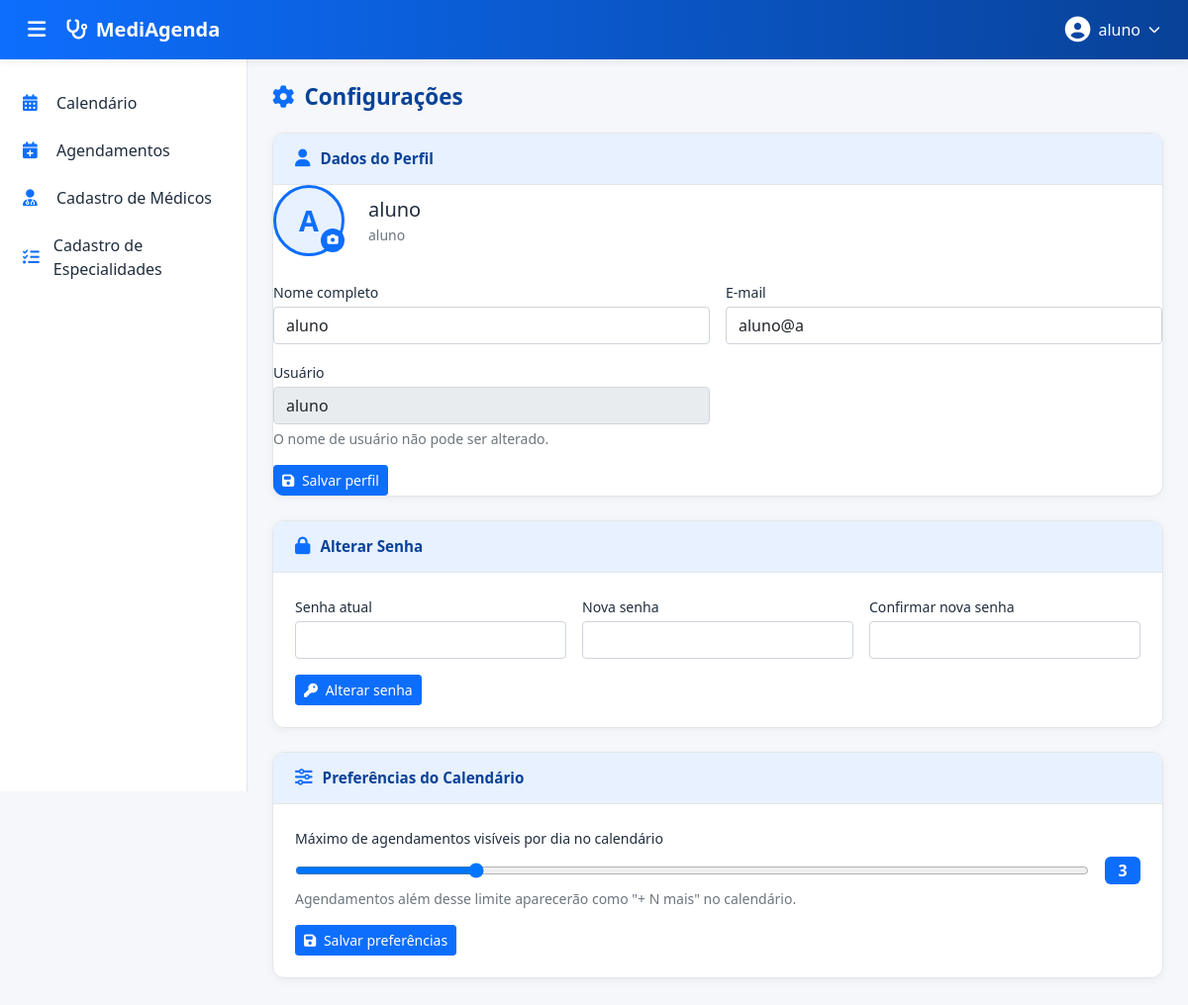
Screenshot of /www/configuracoes.php (signed in) with the database file from the repository.
### tables this page shows
CREATE TABLE IF NOT EXISTS usuario (
    cod_usuario int unsigned not null auto_increment,
    nome        varchar(150) not null,
    email       varchar(150) not null,
    username    varchar(255) not null unique,
    pass        varchar(10)  not null,
    max_agendamentos_dia tinyint unsigned not null default 3,
    foto        mediumtext default null,
    primary key (cod_usuario)
);

### www/configuracoes.php (the view, shortened to what this page needs)
<?php
require_once 'conexao.php';
$cod_usuario = $_SESSION['cod_usuario'];
$stmt = $conexao_bd->prepare(
    'SELECT nome, email, username, max_agendamentos_dia, foto
    FROM usuario
    WHERE cod_usuario = ?'
);$stmt->bind_param('i', $cod_usuario);
$stmt->execute();
$usuario = $stmt->get_result()->fetch_assoc();
$operadorNome  = $usuario['nome'];
?>
<!DOCTYPE html>
<html lang="pt-BR">
<head>
    <link href="https://cdn.jsdelivr.net/npm/bootstrap@5.0.2/dist/css/bootstrap.min.css" rel="stylesheet"
>
    <link rel="stylesheet" href="https://cdnjs.cloudflare.com/ajax/libs/font-awesome/6.5.1/css/all.min.css">
</head>
<body>
    <nav class="navbar-topo d-flex align-items-center justify-content-between px-3">
        <div class="d-flex align-items-center gap-2">
            <button class="btn-sanduiche" id="btnSanduiche" title="Menu">
                <i class="fa-solid fa-bars"></i>
            </button>
            <a class="navbar-brand mb-0 d-flex align-items-center" href="principal.php">
                <i class="fa-solid fa-stethoscope"></i>
                <span>MediAgenda</span>
            </a>
        </div>
        <div class="dropdown">
            <button class="operador-toggle" type="button" id="dropdownOperador"
                    data-bs-toggle="dropdown" aria-expanded="false">
                <?php if (!empty($usuario['foto'])): ?>
                    <img src="<?php echo $usuario['foto'] ?>"
                        style="width:32px;height:32px;border-radius:50%;object-fit:cover;border:2px solid rgba(255,255,255,0.6);">
                <?php else: ?>
                    <i class="fa-solid fa-circle-user"></i>
                <?php endif; ?>
                <span class="d-none d-md-inline"><?php echo htmlspecialchars($operadorNome) ?></span>
                <i class="fa-solid fa-chevron-down" style="font-size: 0.75rem;"></i>
            </button>
        </div>
    </nav>
    <aside class="sidebar" id="sidebar">
        <ul class="nav flex-column">
            <li class="nav-item">
                <a class="nav-link" href="principal.php"><i class="fa-solid fa-calendar-days"></i> Calendário</a>
            </li>
            <li class="nav-item">
                <a class="nav-link" href="cadastro_agendas.php"><i class="fa-solid fa-calendar-plus"></i> Agendamentos</a>
            </li>
            <li class="nav-item">
                <a class="nav-link" href="cadastro_medicos.php"><i class="fa-solid fa-user-doctor"></i> Cadastro de Médicos</a>
            </li>
            <li class="nav-item">
                <a class="nav-link" href="cadastro_especialidades.php"><i class="fa-solid fa-list-check"></i> Cadastro de Especialidades</a>
            </li>
        </ul>
    </aside>
    <main class="conteudo-principal" id="conteudoPrincipal">
        <div class="page-header">
            <h2><i class="fa-solid fa-gear"></i> Configurações</h2>
        </div>
        <div class="card-config">
            <div class="card-config-header">
                <i class="fa-solid fa-user"></i>
                <span>Dados do Perfil</span>
            </div>
            <div class="d-flex align-items-center gap-4 mb-4">
                    <div class="position-relative" style="width:72px;">
                        <?php if (!empty($usuario['foto'])): ?>
                            <img src="<?php echo $usuario['foto'] ?>" id="avatarGrande"
                                 style="width:72px;height:72px;border-radius:50%;object-fit:cover;border:3px solid var(--azul-primario);">
                        <?php else: ?>
                            <div class="avatar-grande" id="avatarGrande">
                                <?php
                                    $partes = explode(' ', $usuario['nome']);
                                    $ini = '';
                                    foreach ($partes as $p) {
                                        $l = ltrim($p, '.');
                                        if ($l !== '') { $ini .= mb_strtoupper(mb_substr($l, 0, 1)); if (mb_strlen($ini) === 2) break; }
                                    }
                                    echo htmlspecialchars($ini);
                                ?>
                            </div>
                        <?php endif; ?>
                        <label for="inputFoto" title="Alterar foto"
                               style="position:absolute;bottom:0;right:0;width:24px;height:24px;border-radius:50%;background:var(--azul-primario);color:#fff;display:flex;align-items:center;justify-content:center;cursor:pointer;font-size:0.7rem;">
                            <i class="fa-solid fa-camera"></i>
                        </label>
                    </div>
                    <div>
                        <div class="fw-semibold fs-5"><?php echo htmlspecialchars($usuario['nome']) ?></div>
                        <div class="text-muted small"><?php echo htmlspecialchars($usuario['username']) ?></div>
                    </div>
                </div>
                <div class="row g-3">
                    <div class="col-md-6">
                        <label for="perfNome">Nome completo</label>
                        <input type="text" class="form-control" id="perfNome"
                               value="<?php echo htmlspecialchars($usuario['nome']) ?>" maxlength="150">
                    </div>
                    <div class="col-md-6">
                        <label for="perfEmail">E-mail</label>
                        <input type="email" class="form-control" id="perfEmail"
                               value="<?php echo htmlspecialchars($usuario['email']) ?>" maxlength="150">
                    </div>
                    <div class="col-md-6">
                        <label>Usuário</label>
                        <input type="text" class="form-control" value="<?php echo htmlspecialchars($usuario['username']) ?>" disabled>
                        <div class="form-text">O nome de usuário não pode ser alterado.</div>
                    </div>
                </div>
                <div class="mt-3">
                    <button class="btn btn-primary btn-sm" onclick="salvarPerfil()">
                        <i class="fa-solid fa-floppy-disk me-1"></i> Salvar perfil
                    </button>
                </div>
            </div>
        <div class="card-config">
            <div class="card-config-header">
                <i class="fa-solid fa-lock"></i>
                <span>Alterar Senha</span>
            </div>
            <div class="card-config-body">
                <div class="row g-3">
                    <div class="col-md-4">
                        <label for="senhaAtual">Senha atual</label>
                        <input type="password" class="form-control" id="senhaAtual" maxlength="10">
                    </div>
                    <div class="col-md-4">
                        <label for="novaSenha">Nova senha</label>
                        <input type="password" class="form-control" id="novaSenha" maxlength="10">
                    </div>
                    <div class="col-md-4">
                        <label for="confirmaSenha">Confirmar nova senha</label>
                        <input type="password" class="form-control" id="confirmaSenha" maxlength="10">
                    </div>
                </div>
                <div class="mt-3">
                    <button class="btn btn-primary btn-sm" onclick="alterarSenha()">
                        <i class="fa-solid fa-key me-1"></i> Alterar senha
                    </button>
                </div>
            </div>
        </div>
        <div class="card-config">
            <div class="card-config-header">
                <i class="fa-solid fa-sliders"></i>
                <span>Preferências do Calendário</span>
            </div>
            <div class="card-config-body">
                <label for="maxAgendamentos" class="mb-2">
                    Máximo de agendamentos visíveis por dia no calendário
                </label>
                <div class="range-wrapper">
                    <input type="range" id="maxAgendamentos" min="1" max="10"
                           value="<?php echo (int)$usuario['max_agendamentos_dia'] ?>">
                    <span class="range-valor" id="rangeValor"><?php echo (int)$usuario['max_agendamentos_dia'] ?></span>
                </div>
                <div class="form-text mt-1">
                    Agendamentos além desse limite aparecerão como "+ N mais" no calendário.
                </div>
                <div class="mt-3">
                    <button class="btn btn-primary btn-sm" onclick="salvarPreferencias()">
                        <i class="fa-solid fa-floppy-disk me-1"></i> Salvar preferências
                    </button>
                </div>
            </div>
        </div>
    </main>
</body>
</html>

### www/configuracoes.php (style rules this page uses)
:root { --azul-primario: #0d6efd; --azul-escuro: #084298; --azul-claro: #e7f1ff; --cinza-fundo: #f5f7fa; --cinza-borda: #e3e6ea; --texto-escuro: #1f2d3d; --sidebar-larg: 250px; }
body { background-color: var(--cinza-fundo); font-family: 'Segoe UI', Tahoma, sans-serif; color: var(--texto-escuro); overflow-x: hidden; }
.navbar-topo { background: linear-gradient(90deg, var(--azul-primario) 0%, var(--azul-escuro) 100%); height: 60px; box-shadow: 0 2px 8px rgba(0,0,0,0.08); position: fixed; top: 0; left: 0; right: 0; z-index: 1030; }
.navbar-topo .navbar-brand { color: #fff; font-weight: 600; font-size: 1.25rem; }
.navbar-topo .navbar-brand i { margin-right: 8px; }
.btn-sanduiche { background: transparent; border: none; color: #fff; font-size: 1.3rem; padding: 6px 12px; border-radius: 6px; transition: background 0.2s; }
.operador-toggle { background: transparent; border: none; color: #fff; display: flex; align-items: center; gap: 8px; padding: 6px 12px; border-radius: 30px; transition: background 0.2s; }
.operador-toggle i.fa-circle-user { font-size: 1.6rem; }
.sidebar { position: fixed; top: 60px; left: 0; width: var(--sidebar-larg); height: calc(100vh - 60px); background: #fff; border-right: 1px solid var(--cinza-borda); padding: 20px 0; transition: transform 0.3s ease; z-index: 1020; overflow-y: auto; }
.sidebar .nav-link { color: var(--texto-escuro); padding: 12px 20px; border-left: 3px solid transparent; transition: all 0.2s; display: flex; align-items: center; gap: 12px; }
.sidebar .nav-link i { width: 22px; color: var(--azul-primario); font-size: 1.05rem; }
.conteudo-principal { margin-top: 60px; margin-left: var(--sidebar-larg); padding: 25px; transition: margin-left 0.3s ease; min-height: calc(100vh - 60px); }
.page-header { display: flex; align-items: center; justify-content: space-between; flex-wrap: wrap; gap: 12px; margin-bottom: 22px; }
.page-header h2 { font-size: 1.4rem; font-weight: 700; color: var(--azul-escuro); margin: 0; display: flex; align-items: center; gap: 10px; }
.page-header h2 i { color: var(--azul-primario); }
.card-config { background: #fff; border-radius: 12px; box-shadow: 0 2px 10px rgba(0,0,0,0.05); border: 1px solid var(--cinza-borda); margin-bottom: 24px; overflow: hidden; }
.card-config .card-config-header { background: var(--azul-claro); padding: 14px 22px; display: flex; align-items: center; gap: 10px; border-bottom: 1px solid var(--cinza-borda); }
.card-config .card-config-header i { color: var(--azul-primario); font-size: 1.1rem; }
.card-config .card-config-header span { font-weight: 600; color: var(--azul-escuro); font-size: 0.95rem; }
.card-config .card-config-body { padding: 22px; }
.avatar-grande { width: 72px; height: 72px; border-radius: 50%; background: var(--azul-claro); color: var(--azul-primario); display: flex; align-items: center; justify-content: center; font-size: 1.8rem; font-weight: 700; flex-shrink: 0; border: 3px solid var(--azul-primario); }
label { font-weight: 500; font-size: 0.88rem; margin-bottom: 4px; }
.range-wrapper { display: flex; align-items: center; gap: 16px; }
.range-wrapper input[type=range] { flex: 1; }
.range-valor { background: var(--azul-primario); color: #fff; border-radius: 6px; padding: 2px 10px; font-weight: 700; font-size: 1rem; min-width: 36px; text-align: center; }

### rows the page displays
usuario: nome "aluno", username "aluno", email "aluno@a", max_agendamentos_dia "3"

### other values shown
$ini "A"
